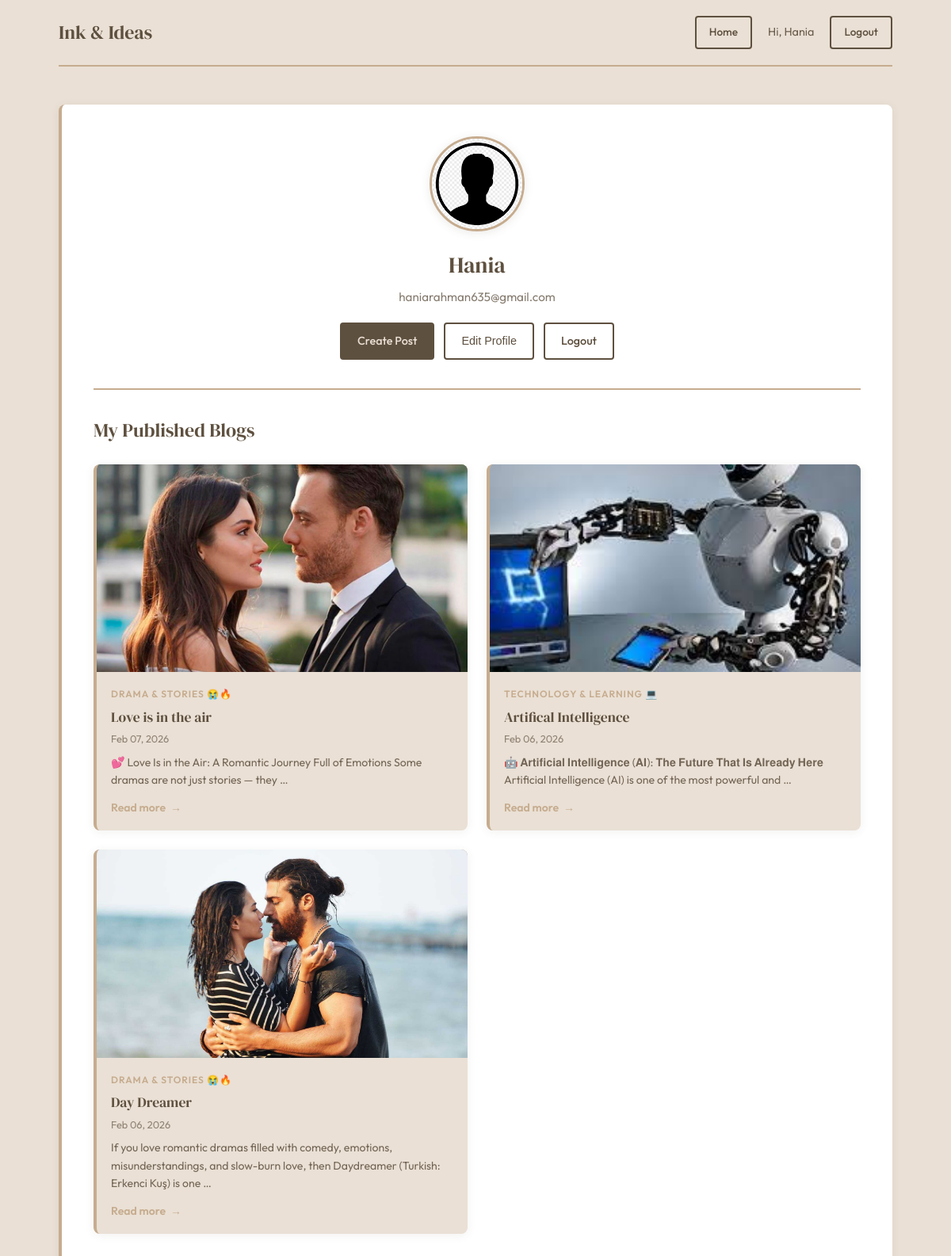
Screenshot of /profile/ (signed in) with the database file from the repository.
### Project/models.py (models this page shows, shortened)
class BlogPost(models.Model):
    title=models.CharField(max_length=100)
    content=models.TextField()
    pub_date=models.DateTimeField(auto_now_add=True)
    author=models.ForeignKey(User,on_delete=models.CASCADE)
    slug=models.SlugField(max_length=100)
    featured_image=models.ImageField(upload_to='images/',blank=True,null=True)
    status=models.CharField(max_length=10,choices=(('Draft','Draft'),('Published','Published')))
    category = models.ForeignKey(Category, on_delete=models.SET_NULL, null=True)

class Category(models.Model):
    name=models.CharField(max_length=100)
    description=models.TextField()
    class Meta:
        verbose_name_plural = "Categories"

### Project/views.py (the view)
# urls.py: path('profile/', views.profile,name='profile'),
def profile(request):
    user = request.user
    profile_obj = getattr(user, 'profile', None)
    posts = BlogPost.objects.filter(author=user).order_by('-pub_date')
    if request.method == 'POST':
        profile_form = ProfileForm(request.POST, request.FILES, instance=profile_obj)
        if profile_form.is_valid():
            profile = profile_form.save(commit=False)
            profile.user = user
            profile.save()
            return redirect('profile')
    else:
        profile_form = ProfileForm(instance=profile_obj)
    return render(request, 'profile.html', {
        'user': user,
        'profile': profile_obj,
        'profile_form': profile_form,
        'posts': posts
    })

### Project/templates/profile.html (shortened to what this page needs)
{% load static %}
<!DOCTYPE html>
<html lang="en">
<head>
</head>
<body>
    <div class="container">
        <header class="navbar">
            <a href="{% url 'home' %}" class="brand">Ink & Ideas</a>
            <div class="nav-links">
                <a href="{% url 'home' %}" class="nav-button">Home</a>
                {% if user.is_authenticated %}
                    <span style="font-size: 0.9rem; color: var(--bg-color); opacity: 0.9;">Hi, {{ user.username }}</span>
                    <a href="{% url 'logout' %}" class="nav-button">Logout</a>
                {% else %}
                    <a href="{% url 'login' %}" class="nav-button">Login</a>
                    <a href="{% url 'register' %}" class="nav-button nav-button__primary">Register</a>
                {% endif %}
            </div>
        </header>
        <main>
            <div class="profile-header">
                <div class="profile-image-wrapper">
                    {% if profile and profile.profile_img %}
                        <img src="{{ profile.profile_img.url }}" alt="{{ user.username }}">
                    {% else %}
                        <img src="{% static 'download.png' %}" alt="{{ user.username }}">
                    {% endif %}
                </div>
                <h1 class="profile-username">{{ user.username }}</h1>
                <p class="profile-email">{{ user.email }}</p>
                <div class="profile-actions">
                    <a href="{% url 'create_post' %}" class="btn btn-primary">Create Post</a>
                    <button type="button" id="edit-btn" class="btn">Edit Profile</button>
                    <a href="{% url 'logout' %}" class="btn">Logout</a>
                </div>
            </div>
            <section class="my-blogs-section">
                <h2 class="section-title">My Published Blogs</h2>
                {% if posts %}
                    <div class="posts-grid">
                        {% for post in posts %}
                            <article class="post-card">
                                {% if post.featured_image %}
                                    <div class="post-image-wrapper">
                                        <img src="{{ post.featured_image.url }}" alt="{{ post.title }}">
                                    </div>
                                {% endif %}
                                <div class="post-content">
    {% if post.category %}
        <span class="post-category-tag">
            <a href="{% url 'home' %}?category={{ post.category.name|urlencode }}">
                {{ post.category.name }}
            </a>
        </span>
    {% endif %}
    <h2 class="post-title">
        <a href="{% url 'detail' post.slug %}">{{ post.title }}</a>
    </h2>
    <p class="post-meta">{{ post.pub_date|date:"M d, Y" }}</p>
    <p class="post-excerpt">{{ post.content|truncatewords:20 }}</p>
    <a class="post-readmore" href="{% url 'detail' post.slug %}">Read more</a>
</div>
                            </article>
                        {% endfor %}
                    </div>
                {% else %}
                    <p class="empty-blogs">No published blogs yet. <a href="{% url 'create_post' %}">Create your first post</a>.</p>
                {% endif %}
            </section>
        </main>
    </div>
</body>
</html>

### Project/templates/profile.html (style rules this page uses)
:root { --bg-color: #5e503f; --text-color: #eae0d5; --accent-color: #c6ac8f; }
* { box-sizing: border-box; margin: 0; padding: 0; }
body { min-height: 100vh; font-family: "Outfit", system-ui, sans-serif; background-color: var(--text-color); color: var(--bg-color); line-height: 1.6; }
a { color: var(--accent-color); text-decoration: none; transition: color 0.2s ease; }
.container { width: 100%; max-width: 1100px; margin: 0 auto; padding: 0 24px; }
.navbar { display: flex; align-items: center; justify-content: space-between; padding: 20px 0; border-bottom: 2px solid var(--accent-color); }
.brand { font-family: "DM Serif Display", serif; font-size: 1.5rem; font-weight: 400; color: var(--bg-color); text-decoration: none; }
.nav-links { display: flex; align-items: center; gap: 20px; font-size: 0.9rem; }
.nav-button { padding: 8px 16px; border-radius: 4px; border: 2px solid var(--bg-color); background: transparent; color: var(--bg-color); font-size: 0.85rem; font-weight: 500; cursor: pointer; text-decoration: none; transition: background 0.2s ease, color 0.2s ease; }
main { padding: 48px 0 64px; background: #fff; border-radius: 8px; border-left: 4px solid var(--accent-color); box-shadow: 0 2px 12px rgba(94, 80, 63, 0.08); margin-top: 48px; padding: 40px; }
.profile-header { text-align: center; margin-bottom: 32px; }
.profile-image-wrapper { width: 120px; height: 120px; margin: 0 auto 20px; border-radius: 50%; overflow: hidden; border: 3px solid var(--accent-color); box-shadow: 0 2px 12px rgba(94, 80, 63, 0.12); }
.profile-image-wrapper img { width: 100%; height: 100%; object-fit: cover; display: block; }
.profile-username { font-family: "DM Serif Display", serif; font-size: 1.75rem; font-weight: 400; color: var(--bg-color); margin-bottom: 6px; }
.profile-email { font-size: 0.95rem; color: var(--bg-color); opacity: 0.75; margin-bottom: 20px; }
.profile-actions { display: flex; gap: 12px; justify-content: center; flex-wrap: wrap; }
.btn { padding: 10px 20px; border-radius: 4px; border: 2px solid var(--bg-color); background: transparent; color: var(--bg-color); font-size: 0.9rem; font-weight: 500; cursor: pointer; text-decoration: none; transition: background 0.2s ease, color 0.2s ease; display: inline-block; }
.btn-primary { background: var(--bg-color); color: var(--text-color); border-color: var(--bg-color); }
.my-blogs-section { margin-top: 36px; padding-top: 32px; border-top: 2px solid var(--accent-color); }
.section-title { font-family: "DM Serif Display", serif; font-size: 1.5rem; font-weight: 400; color: var(--bg-color); margin-bottom: 24px; }
.posts-grid { display: grid; grid-template-columns: 1fr; gap: 24px; }
@media (min-width: 640px) { .posts-grid { grid-template-columns: repeat(2, 1fr); } }
.post-card { background: var(--text-color); border-radius: 8px; overflow: hidden; border-left: 4px solid var(--accent-color); box-shadow: 0 2px 12px rgba(94, 80, 63, 0.08); display: flex; flex-direction: column; transition: box-shadow 0.25s ease, transform 0.25s ease; }
.post-image-wrapper { width: 100%; padding-top: 56%; position: relative; overflow: hidden; background: var(--accent-color); }
.post-image-wrapper img { position: absolute; inset: 0; width: 100%; height: 100%; object-fit: cover; transition: transform 0.35s ease; }
.post-content { padding: 18px; display: flex; flex-direction: column; flex: 1; }
.post-category-tag { font-size: 0.75rem; font-weight: 600; text-transform: uppercase; letter-spacing: 0.08em; color: var(--accent-color); margin-bottom: 8px; }
.post-title { font-family: "DM Serif Display", serif; font-size: 1.1rem; font-weight: 400; margin-bottom: 6px; line-height: 1.3; }
.post-title a { color: var(--bg-color); }
.post-meta { font-size: 0.8rem; color: var(--bg-color); opacity: 0.65; margin-bottom: 8px; }
.post-excerpt { font-size: 0.88rem; color: var(--bg-color); opacity: 0.85; margin-bottom: 12px; flex: 1; }
.post-readmore { font-size: 0.88rem; font-weight: 600; display: inline-flex; align-items: center; gap: 6px; }
.post-readmore::after { content: "→"; }

### rows the page displays
BlogPost: featured_image (picture), category.name "DRAMA & STORIES 😭🔥", title "Love is in the air", pub_date "Feb 07, 2026", content "💕 Love Is in the Air: A Romantic Journey Full of Emotions Some dramas are not just stories — they …"
BlogPost: featured_image (picture), category.name "TECHNOLOGY & LEARNING 💻", title "Artifical Intelligence", pub_date "Feb 06, 2026", content "🤖 𝐀𝐫𝐭𝐢𝐟𝐢𝐜𝐢𝐚𝐥 𝐈𝐧𝐭𝐞𝐥𝐥𝐢𝐠𝐞𝐧𝐜𝐞 (𝐀𝐈): 𝐓𝐡𝐞 𝐅𝐮𝐭𝐮𝐫𝐞 𝐓𝐡𝐚𝐭 𝐈𝐬 𝐀𝐥𝐫𝐞𝐚𝐝𝐲 𝐇𝐞𝐫𝐞 Artificial Intelligence (AI) is one of the most powerful and …"
BlogPost: featured_image (picture), category.name "DRAMA & STORIES 😭🔥", title "Day Dreamer", pub_date "Feb 06, 2026", content "If you love romantic dramas filled with comedy, emotions, misunderstandings, and slow-burn love, then Daydreamer (Turkish: Erkenci Kuş) is one …"

### other values shown
{{ user.username }} "Hania"
{{ user.email }} "haniarahman635@gmail.com"
